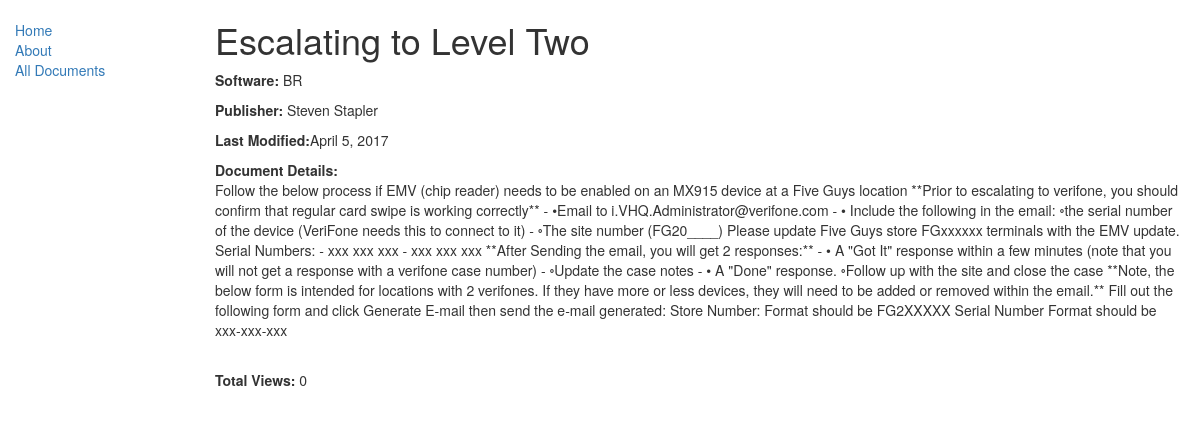
Page /home/document/2 (signed in) on the committed database.
### kbs_view/models.py (models this page shows, shortened)
class Document(models.Model):
	BRINK = 'BR'
	PIXEL = 'PX'
	SIVA = 'SV'
	HERITAGE = 'HR'
	SOFTWARE_CHOICES = (
		(BRINK, 'Brink'),
		(PIXEL, 'Pixel'),
		(SIVA, 'Siva'),
		(HERITAGE, 'Heritage'),
	)
	title = models.CharField(max_length=128,
							 unique=True, verbose_name='Document Title')
	body = MarkdownxField(help_text='Enter the detailed information for this KBS Document')
	date_modified = models.DateField(auto_now=True, editable=False)
	publisher = models.CharField(max_length=50, default="Zoidberg") #Needs to update with each change
	software_product = models.CharField(
					   max_length=2,
					   choices = SOFTWARE_CHOICES,
					   default = BRINK,
					   help_text='Select the software regarding this KBS Document',
					   verbose_name='Software Product')
	favorited = models.BooleanField(default=False, verbose_name='Favorited?', editable=False)
	views = models.IntegerField(default=0, help_text='Number of times this document has been viewed.', editable=False)

### kbs_view/views.py (the view, shortened to what this page needs)
# urls.py: url(r'^document/(?P<pk>\d+)$', views.DocumentDetailView.as_view(), name='document-detail'),
class DocumentDetailView(LoginRequiredMixin, generic.DetailView, FormView):
	model = Document
	template_name = "kbs_view/document_detail.html"
	form_class = MyForm
	success_url ="/"

### kbs_view/static/templates/kbs_view/document_detail.html (shortened to what this page needs)
{% extends "base_generic.html" %}
{% block content %}
	<h1>{{ document.title }}</h1>
	<p><strong>Software: </strong>{{ document.software_product }}</p>
	<p><strong>Publisher: </strong>{{ document.publisher }}</p>
	<p><strong>Last Modified:</strong>{{ document.date_modified }}</p>
	<p><strong>Document Details: </strong><br>{{ document.body }}</p><br>
	<p><strong>Total Views: </strong>{{ document.views }}</p><br>
{% endblock content %}

### rows in the picture
Document: title "Escalating to Level Two", software_product "BR", publisher "Steven Stapler", date_modified "April 5, 2017", body "Follow the below process if EMV (chip reader) needs to be enabled on an MX915 device at a Five Guys location **Prior to escalating to verifone, you should confirm that regular card swipe is working correctly** - •Email to i.VHQ.Administrator@verifone.com - • Include the following in the email: ◦the serial number of the device (VeriFone needs this to connect to it) - ◦The site number (FG20____) Please update Five Guys store FGxxxxxx terminals with the EMV update. Serial Numbers: - xxx xxx xxx - xxx xxx xxx **After Sending the email, you will get 2 responses:** - • A \"Got It\" response within a few minutes (note that you will not get a response with a verifone case number) - ◦Update the case…", views "0"
